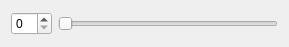
<?xml version="1.0" encoding="UTF-8"?>
<ui version="4.0">
 <class>SmallWidget</class>
 <widget class="QWidget" name="SmallWidget">
  <property name="geometry">
   <rect>
    <x>0</x>
    <y>0</y>
    <width>289</width>
    <height>47</height>
   </rect>
  </property>
  <property name="windowTitle">
   <string>Form</string>
  </property>
  <layout class="QHBoxLayout" name="horizontalLayout">
   <item>
    <widget class="QSpinBox" name="spinBox"/>
   </item>
   <item>
    <widget class="QSlider" name="horizontalSlider">
     <property name="orientation">
      <enum>Qt::Horizontal</enum>
     </property>
    </widget>
   </item>
  </layout>
 </widget>
 <resources/>
 <connections/>
</ui>
